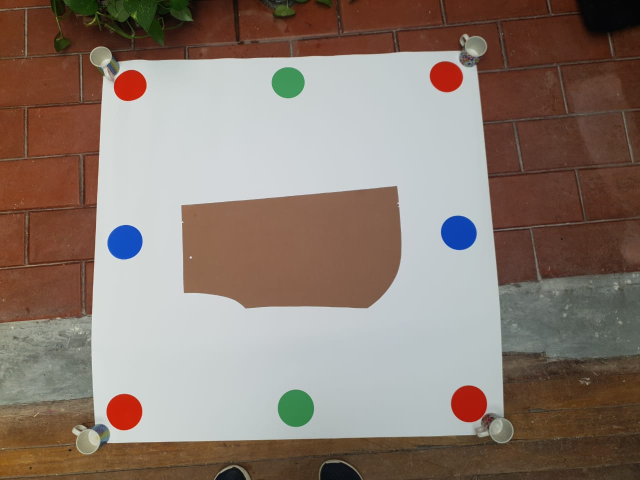
#> input picture claseVision/imgPrueba/1.jpeg, 1280 x 960 px (shown at 1/2 size)
$ python PySolme.py
#> lines starting #> are read from the running program, lines starting #| are printed output that depends on the picture; after the words box and inside, x2 and y2 are one past the last pixel; in counts of white or black regions, pixels touching at a corner belong together; long printed decimals are rounded
# -*- coding: utf-8 -*-
"""
Esta clase toma fotografías de moldes de alta costuras, ubicados sobre un patrón cuadrado y genera un modelo imprimible
del molde con medidas precisas

Created on Wed May 18:07:14 2021
@author: jolumartinez
"""

# import the necessary packages
import numpy as np
import cv2
import requests
import os.path
from reportlab.lib.pagesizes import mm
from reportlab.pdfgen import canvas

class ModelosSolme:

    def __init__(self):
        """Inicializador del objeto miembro de la clase"""

    def getImage(self, url):
        """Este método recibe una url, descarga una imagen de la url y devuelve la imagen en un tamaño trabajable"""
#> called with url = 'Hola mundo'

        #img = requests.get(url)

        path_folder = os.getcwd()

        img = cv2.imread(path_folder + "/imgPrueba/1.jpeg")
#> img is the input picture: shape (960, 1280, 3); mean B, G, R 113.5, 123.4, 139.1

        #Conversión de RGB a HSV
        hsv_original = cv2.cvtColor(img, cv2.COLOR_BGR2HSV)
#> hsv_original: shape (960, 1280, 3); mean H, S, V 46.6, 82.2, 144.2

        #Configuración de máscaras para el color rojo
        redBajo1 = np.array([0, 230, 20], np.uint8)
        redAlto1 = np.array([8, 255, 255], np.uint8)

        redBajo2 = np.array([175, 230, 20], np.uint8)
        redAlto2 = np.array([179, 255, 255], np.uint8)

        #Filtrado de imagen
        maskRed1 = cv2.inRange(hsv_original, redBajo1, redAlto1)
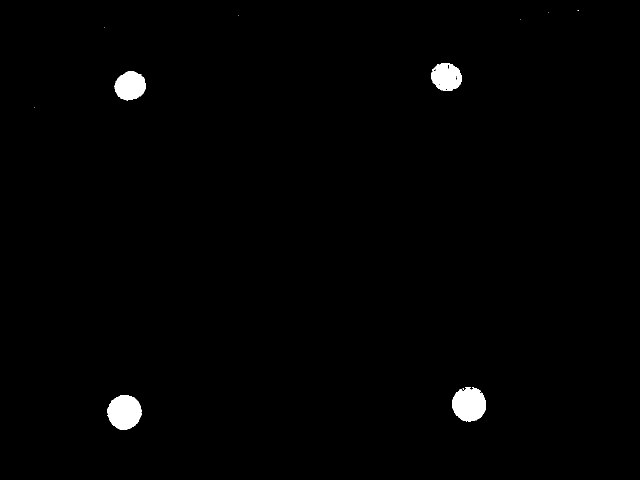
#> maskRed1: shape (960, 1280) (shown at 1/2 size); 1% white; 12 white regions (8 under 20 px), largest, box (x1, y1, x2, y2) and area: (215, 790, 283, 859) 3635, (904, 774, 972, 843) 3573, (229, 142, 292, 201) 2740, (862, 126, 924, 182) 2575
        maskRed2 = cv2.inRange(hsv_original, redBajo2, redAlto2)
#> maskRed2: shape (960, 1280); every value is 0
        maskRed = cv2.add(maskRed1, maskRed2)

        #Limpieza y eliminación de ruido en imagen
        kernel = np.ones((3, 3), np.uint8)
        bolas = cv2.morphologyEx(maskRed, cv2.MORPH_OPEN, kernel)
#> bolas: shape (960, 1280); 1% white; 4 white regions, box (x1, y1, x2, y2) and area: (215, 791, 283, 859) 3615, (905, 775, 972, 843) 3527, (229, 143, 292, 201) 2704, (862, 126, 924, 182) 2519
        bolas = cv2.morphologyEx(maskRed, cv2.MORPH_CLOSE, kernel)
#> bolas: shape (960, 1280); 1% white; 10 white regions (6 under 20 px)

        # Encontrar contornos
        contours, _ = cv2.findContours(bolas, cv2.RETR_LIST, cv2.CHAIN_APPROX_SIMPLE)
#> contours = 13 contours, 9 with area under 20; largest, box (x1, y1, x2, y2) and area: (904, 774, 972, 843) 3558, (215, 790, 283, 859) 3546, (229, 142, 292, 201) 2684, (862, 126, 924, 182) 2584

        #Dibujar contornos encontrados sobre la imagen original
        cv2.drawContours(img, contours, -1, (0, 255, 0), 2)
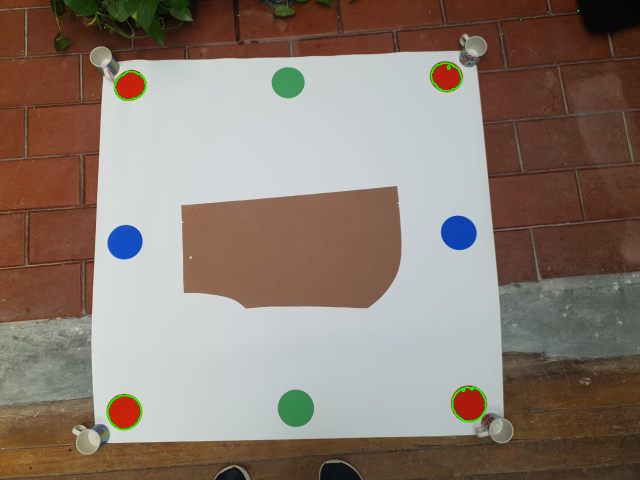
#> img: shape (960, 1280, 3) (shown at 1/2 size); 0.24% of pixels changed, all inside (x1, y1, x2, y2) = (67, 20, 1159, 860)

        cv2.imshow('Original', img)
        cv2.waitKey(0)
        cv2.destroyAllWindows()

        #Calcular estadísticas de los objetos hayados en la imagen
        num_labels, labels, stats, centroids = cv2.connectedComponentsWithStats(bolas)
#> labels: shape (960, 1280) int32; 11 distinct labels, from 0 to 10
#> num_labels = 11; stats = [[0, 0, 1280, 960, 1216065], [1155, 21, 3, 1, 3], [1096, 24, 1, 1, 1], [476, 31, 1, 1, 1], [1041, 39, 1, 1, 1], [209, 55, 1, 1, 1], [862, 126, 62, 56, 2659], [229, 142, 63, 59, 2775], [68, 215, 1, 1, 1], [904, 774, 68, 69, 3646], [215, 790, 68, 69, 3647]]; centroids = [[640.1, 478.9], [1156, 21], [1096, 24], [476, 31], [1041, 39], [209, 55], [892.4, 153.7], [260.1, 171.4], [68, 215], [938.1, 808.2], [248.6, 824.1]]

        print(centroids)
#| [[ 640.089  478.899]
#|  [1156.           21.        ]
#|  [1096.           24.        ]
#|  [ 476.           31.        ]
#|  [1041.           39.        ]
#|  [ 209.           55.        ]
#|  [ 892.402  153.682]
#|  [ 260.089  171.421]
#|  [  68.          215.        ]
#|  [ 938.079  808.181]
#|  [ 248.624  824.095]]

        #Filtrado de los objetos de la imagen por tamaño, obviando el fondo.
        valor_max_pix = (np.max(stats[:4][1:])) / 2
#> valor_max_pix = 577.5
        pin = np.where((stats[:, 4][1:]) > valor_max_pix)
#> pin = ([5, 6, 8, 9],)
        pin = pin[0] + 1
#> pin = [6, 7, 9, 10]

        #Se obtiene un arreglo con los centroides
        centroids = np.array(centroids[pin])
#> centroids = [[892.4, 153.7], [260.1, 171.4], [938.1, 808.2], [248.6, 824.1]]

        #Se organiza el arreglo para garantizar las ubicaciones del cuadrado de referencia
        centroids = centroids[centroids[:, 0].argsort()]
#> centroids = [[248.6, 824.1], [260.1, 171.4], [892.4, 153.7], [938.1, 808.2]]

        if centroids[0][1] < centroids[1][1]:
            ref_1 = centroids[0]
            ref_2 = centroids[1]
        else:
            ref_2 = centroids[0]
#> ref_2 = [248.6, 824.1]
            ref_1 = centroids[1]
#> ref_1 = [260.1, 171.4]

        if centroids[2][1] < centroids[3][1]:
            ref_3 = centroids[2]
#> ref_3 = [892.4, 153.7]
            ref_4 = centroids[3]
#> ref_4 = [938.1, 808.2]
        else:
            ref_4 = centroids[2]
            ref_3 = centroids[3]

        #Se genera el vector ordenado de coordenadas de los círculos rojos para calcular la homografía
        las_xprima = np.array([ref_1, ref_2, ref_3, ref_4])
#> las_xprima = [[260.1, 171.4], [248.6, 824.1], [892.4, 153.7], [938.1, 808.2]]

        #Se genera un vector con coordenasa de referencia en pixeles, directamente proporcionales al tamaño del cuadrado de referencia
        las_x = np.array([(0, 0), (0, 1000), (1000, 0), (1000, 1000)])

        #Se calcula la homogrfía H
        H, estado = cv2.findHomography(las_xprima, las_x, cv2.RANSAC, 0.01)
#> H = [[1.63, 0.0287, -429.8], [0.0482, 1.72, -306.8], [1.18e-05, 0.000142, 1]]; estado = [1, 1, 1, 1]

        #Se rectifica la imagen original para obtener el cuadrado perfecto de nxn
        rectificada = cv2.warpPerspective(img, H,
                                          (int(1.5 * img.shape[1]),
                                           int(1.5 * img.shape[0])))
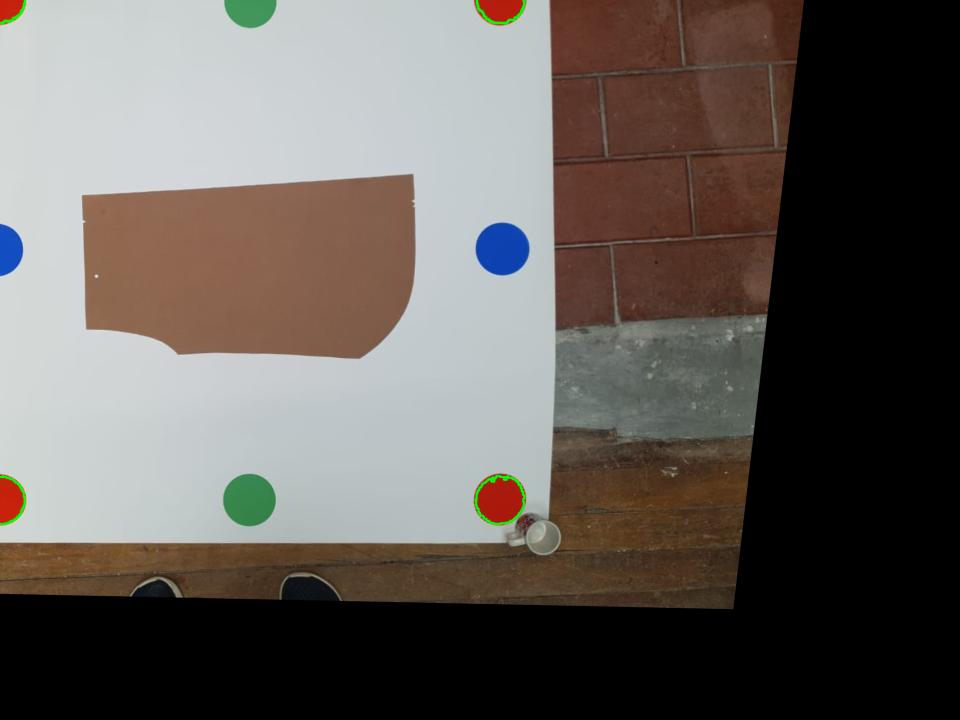
#> rectificada: shape (1440, 1920, 3) (shown at 1/2 size); mean B, G, R 89.5, 94.3, 100.2

        #Se recorta la imagen a el área de interés
        rectificada = rectificada[100:900, 100:900]
#> rectificada: shape (800, 800, 3)

        cv2.imshow('Rectificada', rectificada)
        cv2.waitKey(0)
        cv2.destroyAllWindows()

        gray_rectificada = cv2.cvtColor(rectificada, cv2.COLOR_BGR2GRAY)
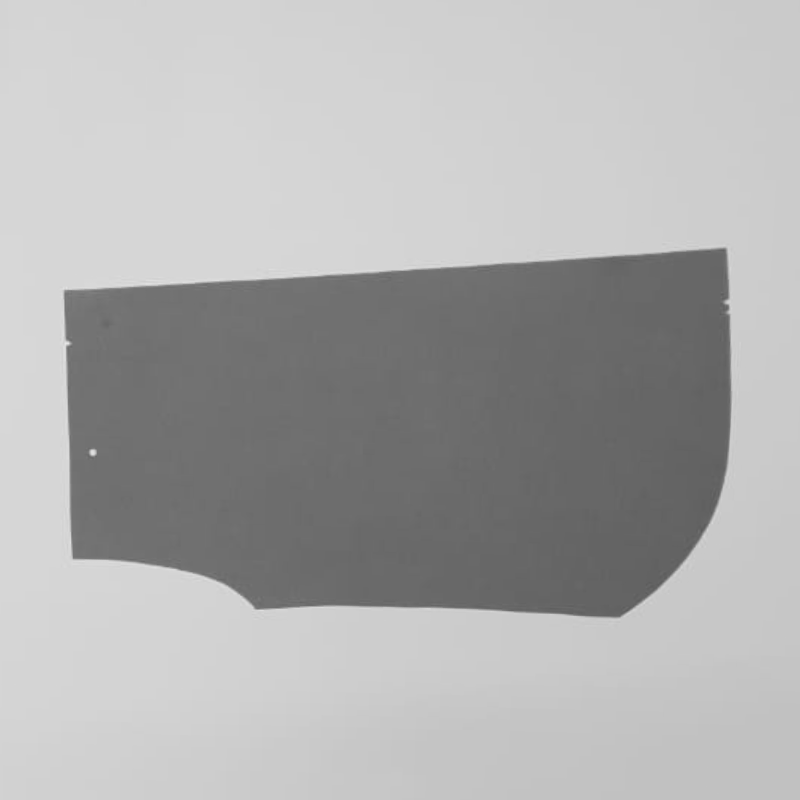
#> gray_rectificada: shape (800, 800); min 89, max 230, mean 174
        _, bin_rectificada = cv2.threshold(gray_rectificada, 150, 200, cv2.THRESH_BINARY_INV)
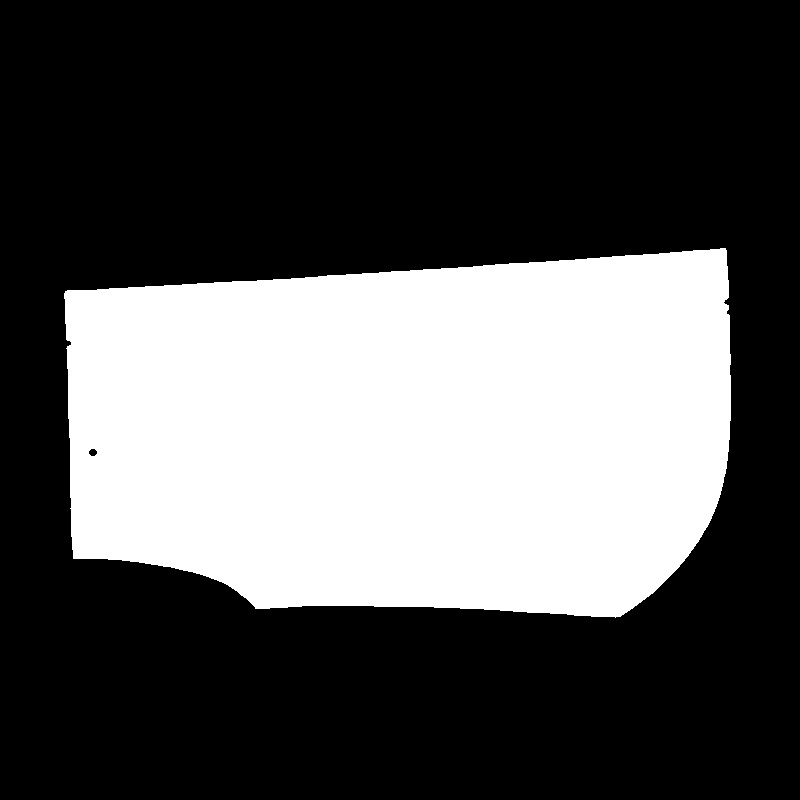
#> bin_rectificada: shape (800, 800); values 0 (black) and 200 (white), 33.1% white; 1 white region, box (x1, y1, x2, y2) and area: (64, 248, 731, 618) 211598
        print(type(bin_rectificada))
#| <class 'numpy.ndarray'>

        cv2.imshow('Rectificada contornos', bin_rectificada)
        cv2.waitKey(0)
        cv2.destroyAllWindows()

        # Encontrar contornos del objeto de interés
        #contours, _ = cv2.findContours(bin_rectificada, cv2.RETR_LIST, cv2.CHAIN_APPROX_SIMPLE)

        # Dibujar contornos encontrados sobre la imagen rectificada
        #cv2.drawContours(rectificada, contours, -1, (0, 255, 0), 2)

        # Calcular estadísticas de los objetos hayados en la imagen
        num_labels, labels, stats, centroids = cv2.connectedComponentsWithStats(bin_rectificada)
#> num_labels = 2; stats = [[0, 0, 800, 800, 428402], [64, 248, 667, 370, 211598]]; centroids = [[395.3, 383.9], [408, 431.1]]

        print(labels.shape)
#| (800, 800)

        # Detectamos los bordes con Canny
        canny = cv2.Canny(gray_rectificada, 50, 150)
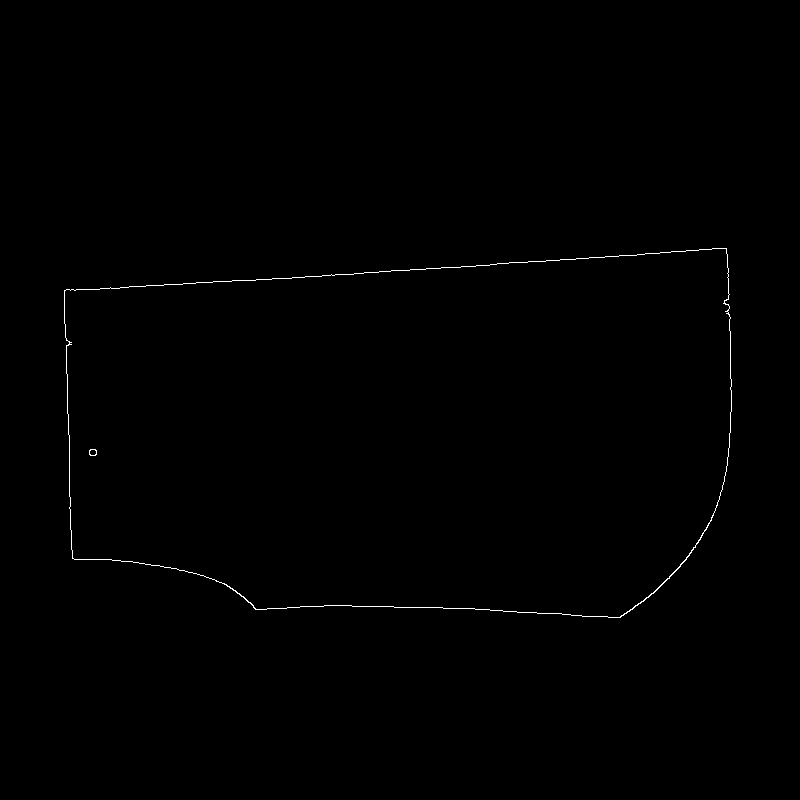
#> canny: shape (800, 800); 0.31% white in thin lines or dots, all inside (x1, y1, x2, y2) = (64, 248, 732, 618)

        # Buscamos los contornos
        (contornos, _) = cv2.findContours(canny.copy(), cv2.RETR_EXTERNAL, cv2.CHAIN_APPROX_SIMPLE)
#> contornos = 1 contour; box (x1, y1, x2, y2) and area: (64, 248, 732, 618) 212192

        # Mostramos el número de objetos por consola
        print("He encontrado {} objetos".format(len(contornos)))
#| He encontrado 1 objetos

        #Se crea una plantilla en blanco para la salida
        modelo = np.ones((800, 800, 3), np.uint8)*255

        #Se dibuja el contorno del moedlo para ver que si esté bien
        cv2.drawContours(modelo, contornos, -1, (255, 0, 0), 2)
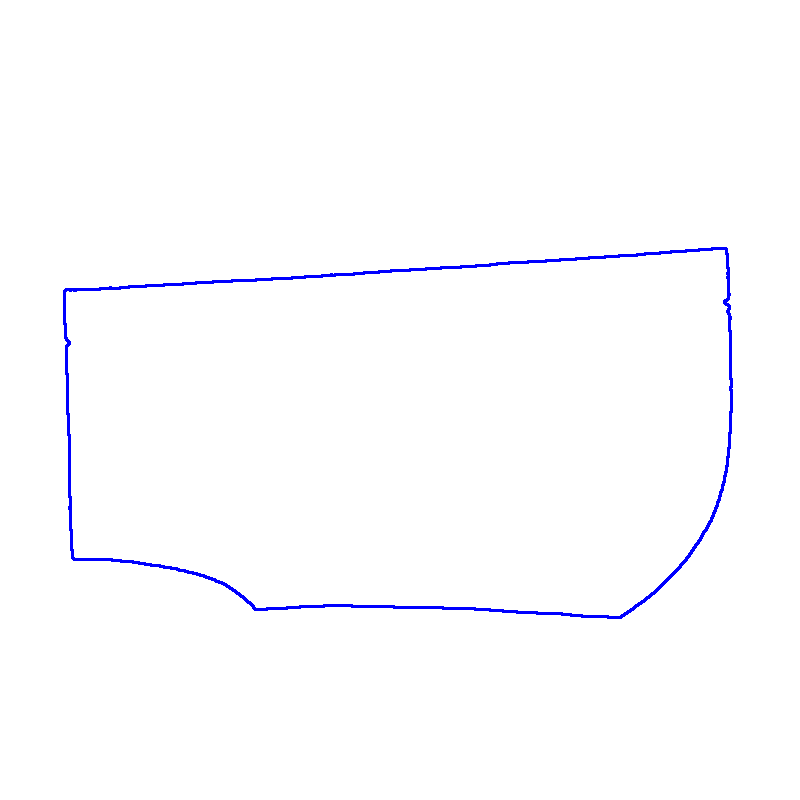
#> modelo: shape (800, 800, 3); mean of channels 0, 1, 2 255, 252.6, 252.6; drawn as B, G, R

        #Se redimensiona el modelo y se suavisa. Hay que subir resolución para la impresión
        modelo = cv2.resize(modelo, (2400, 2400), interpolation = cv2.INTER_AREA)
#> modelo: shape (2400, 2400, 3)

        #Se guarda la imagen como archivo jpg, para luego poder insertarla en el PDF
        cv2.imwrite("img_modelo.jpg", modelo)

        #Se muesra el modelo final
        cv2.imshow("Modelo", modelo)
        cv2.waitKey(0)
        cv2.destroyAllWindows()

        #Se establece el tamaño del lienzo PDF
        pagesize = (800 * mm, 800 * mm)

        #Se crea el lienzo con el nombre Modelo.
        c = canvas.Canvas("modelo.pdf", pagesize=pagesize)

        #Se inserta la imagen y se redimensiona a 800X800 mm como la original
        c.drawImage("img_modelo.jpg", 0, 0, width=800*mm, height=800*mm)
        c.save()

        return modelo

    def verificarOrdenes(self):
        return

def main():
    print("Iniciando")
    primer_paso = ModelosSolme()
    img=primer_paso.getImage("Hola mundo")

# ===========================================================================
if __name__ == '__main__':
    main()
#> (the call stopped at in getImage, `pagesize = (800 * mm, 800 * mm)`: reportlab is not available in this run)

$ run again, with claseVision/imgPrueba/12.jpeg copied over claseVision/imgPrueba/1.jpeg
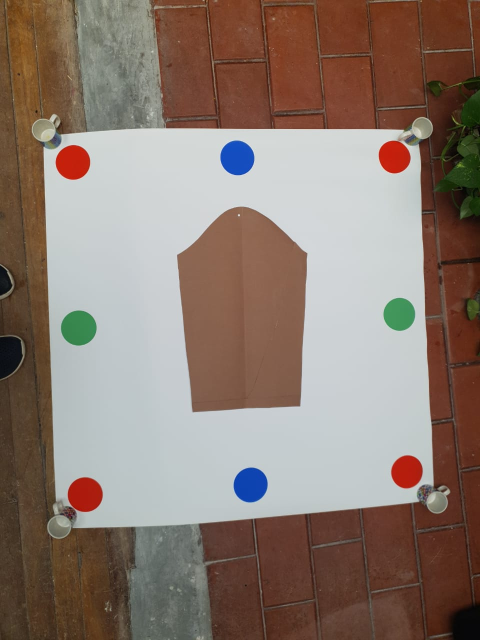
#> input picture claseVision/imgPrueba/12.jpeg, 960 x 1280 px (shown at 1/2 size)
#> in getImage, img is the input picture: shape (1280, 960, 3); mean B, G, R 112.4, 122.4, 139.5
#> hsv_original: shape (1280, 960, 3); mean H, S, V 46.1, 83.9, 144.5
#> in getImage, `maskRed1 = cv2.inRange(hsv_original, redBajo1, redAlto1)`:
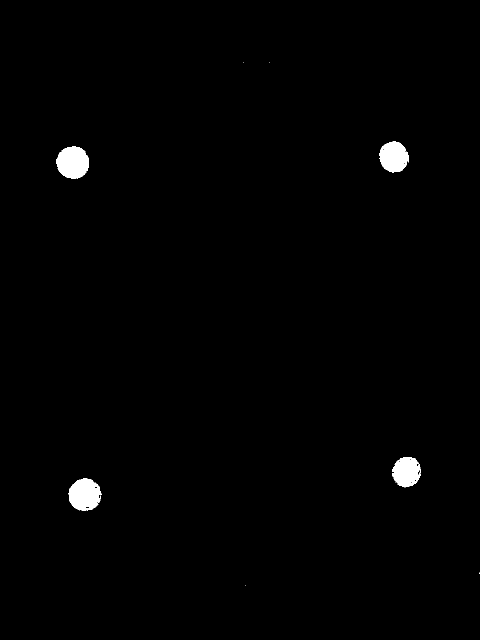
#> maskRed1: shape (1280, 960) (shown at 1/2 size); 0.96% white; 8 white regions (4 under 20 px), largest, box (x1, y1, x2, y2) and area: (113, 292, 178, 358) 3275, (137, 957, 203, 1022) 3185, (759, 283, 818, 345) 2753, (785, 914, 842, 975) 2564
#> maskRed2: shape (1280, 960); every value is 0
#> contours = 12 contours, 5 with area under 20; largest, box (x1, y1, x2, y2) and area: (113, 292, 178, 358) 3202, (137, 957, 203, 1022) 3182, (759, 283, 818, 345) 2702, (785, 914, 842, 975) 2601, (834, 942, 840, 950) 29, (196, 988, 202, 996) 28, (170, 1013, 177, 1018) 22
#> img: shape (1280, 960, 3); 0.24% of pixels changed, all inside (x1, y1, x2, y2) = (112, 123, 960, 1173)
#> in getImage, `num_labels, labels, stats, centroids = cv2.connectedComponentsWithStat..`: num_labels = 9; stats = [[0, 0, 960, 1280, 1216797], [487, 125, 1, 1, 1], [538, 124, 1, 1, 1], [759, 283, 59, 62, 2793], [113, 292, 65, 66, 3302], [785, 914, 57, 61, 2656], [137, 957, 66, 65, 3246], [958, 1145, 2, 2, 3], [491, 1171, 1, 1, 1]]; centroids = [[479.8, 639.5], [487, 125], [538, 124], [787.4, 313.6], [145.3, 324.8], [812.6, 943.5], [169.1, 989.2], [958.7, 1145.7], [491, 1171]]
#| [[ 479.800  639.505]
#|  [ 487.          125.        ]
#|  [ 538.          124.        ]
#|  [ 787.400  313.580]
#|  [ 145.320  324.766]
#|  [ 812.614  943.501]
#> (further printed lines are left out)
#> valor_max_pix = 1396.5
#> in getImage, `pin = np.where((stats[:, 4][1:]) > valor_max_pix)`: pin = ([2, 3, 4, 5],)
#> in getImage, `pin = pin[0] + 1`: pin = [3, 4, 5, 6]
#> in getImage, `centroids = np.array(centroids[pin])`: centroids = [[787.4, 313.6], [145.3, 324.8], [812.6, 943.5], [169.1, 989.2]]
#> in getImage, `centroids = centroids[centroids[:, 0].argsort()]`: centroids = [[145.3, 324.8], [169.1, 989.2], [787.4, 313.6], [812.6, 943.5]]
#> ref_1 = [145.3, 324.8]
#> ref_2 = [169.1, 989.2]
#> ref_3 = [787.4, 313.6]
#> ref_4 = [812.6, 943.5]
#> las_xprima has the same summary as centroids
#> H = [[1.46, -0.0524, -195.7], [0.0261, 1.5, -490.2], [-7.95e-05, 9.33e-06, 1]]; estado = [1, 1, 1, 1]
#> bin_rectificada: shape (800, 800); values 0 (black) and 200 (white), 33.1% white; 1 white region, box (x1, y1, x2, y2) and area: (203, 46, 608, 674) 211837
#| <class 'numpy.ndarray'>
#> in getImage, `num_labels, labels, stats, centroids = cv2.connectedComponentsWithStat..`: num_labels = 2; stats = [[0, 0, 800, 800, 428163], [203, 46, 405, 628, 211837]]; centroids = [[397.8, 410.3], [402.9, 377.7]]
#| (800, 800)
#> canny: shape (800, 800); 0.31% white in thin lines or dots, all inside (x1, y1, x2, y2) = (202, 45, 609, 674)
#> contornos = 1 contour; box (x1, y1, x2, y2) and area: (202, 45, 609, 674) 212291
#| He encontrado 1 objetos
#> in getImage, `cv2.drawContours(modelo, contornos, -1, (255, 0, 0), 2)`:
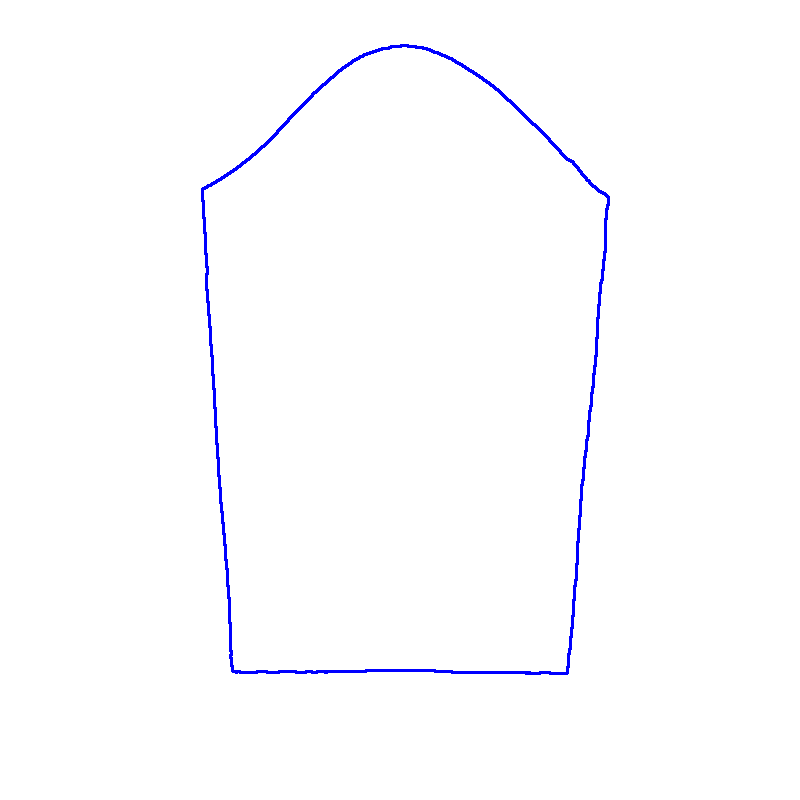
#> modelo: shape (800, 800, 3); mean of channels 0, 1, 2 255, 252.7, 252.7; drawn as B, G, R
